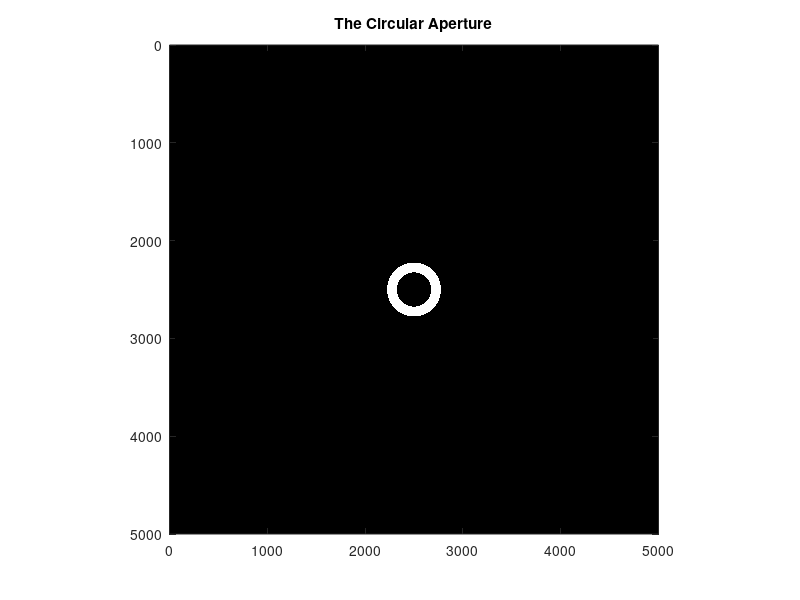

Recreate this plot in MATLAB.
% Draw A Circular Ring Aperture:
function ap = qiuranRingAP
% Define Aperture field
apl = 5000; % Size of the aperture field
ap = zeros(apl); % Define actual aperture plane

% Define the center and the radius
circle_xcenter = apl / 2;
circle_ycenter = apl / 2;
r1 = 275; % The bigger radius ==> 275 pixels.
r2 = 175; % The smaller radius ==> 175 pixels.

% Create a grid of (x,y) coordinates
[X, Y] = meshgrid(1:apl, 1:apl);

% Calculate the distance from the center to each point in the grid
distances = sqrt((X - circle_xcenter).^2 + (Y - circle_ycenter).^2);

ap(r2 <= distances & distances <= r1) = 1;


figure;
imagesc(ap);
colormap gray;
axis equal;
axis([0 apl 0 apl]);
title('The Circular Aperture');

end
